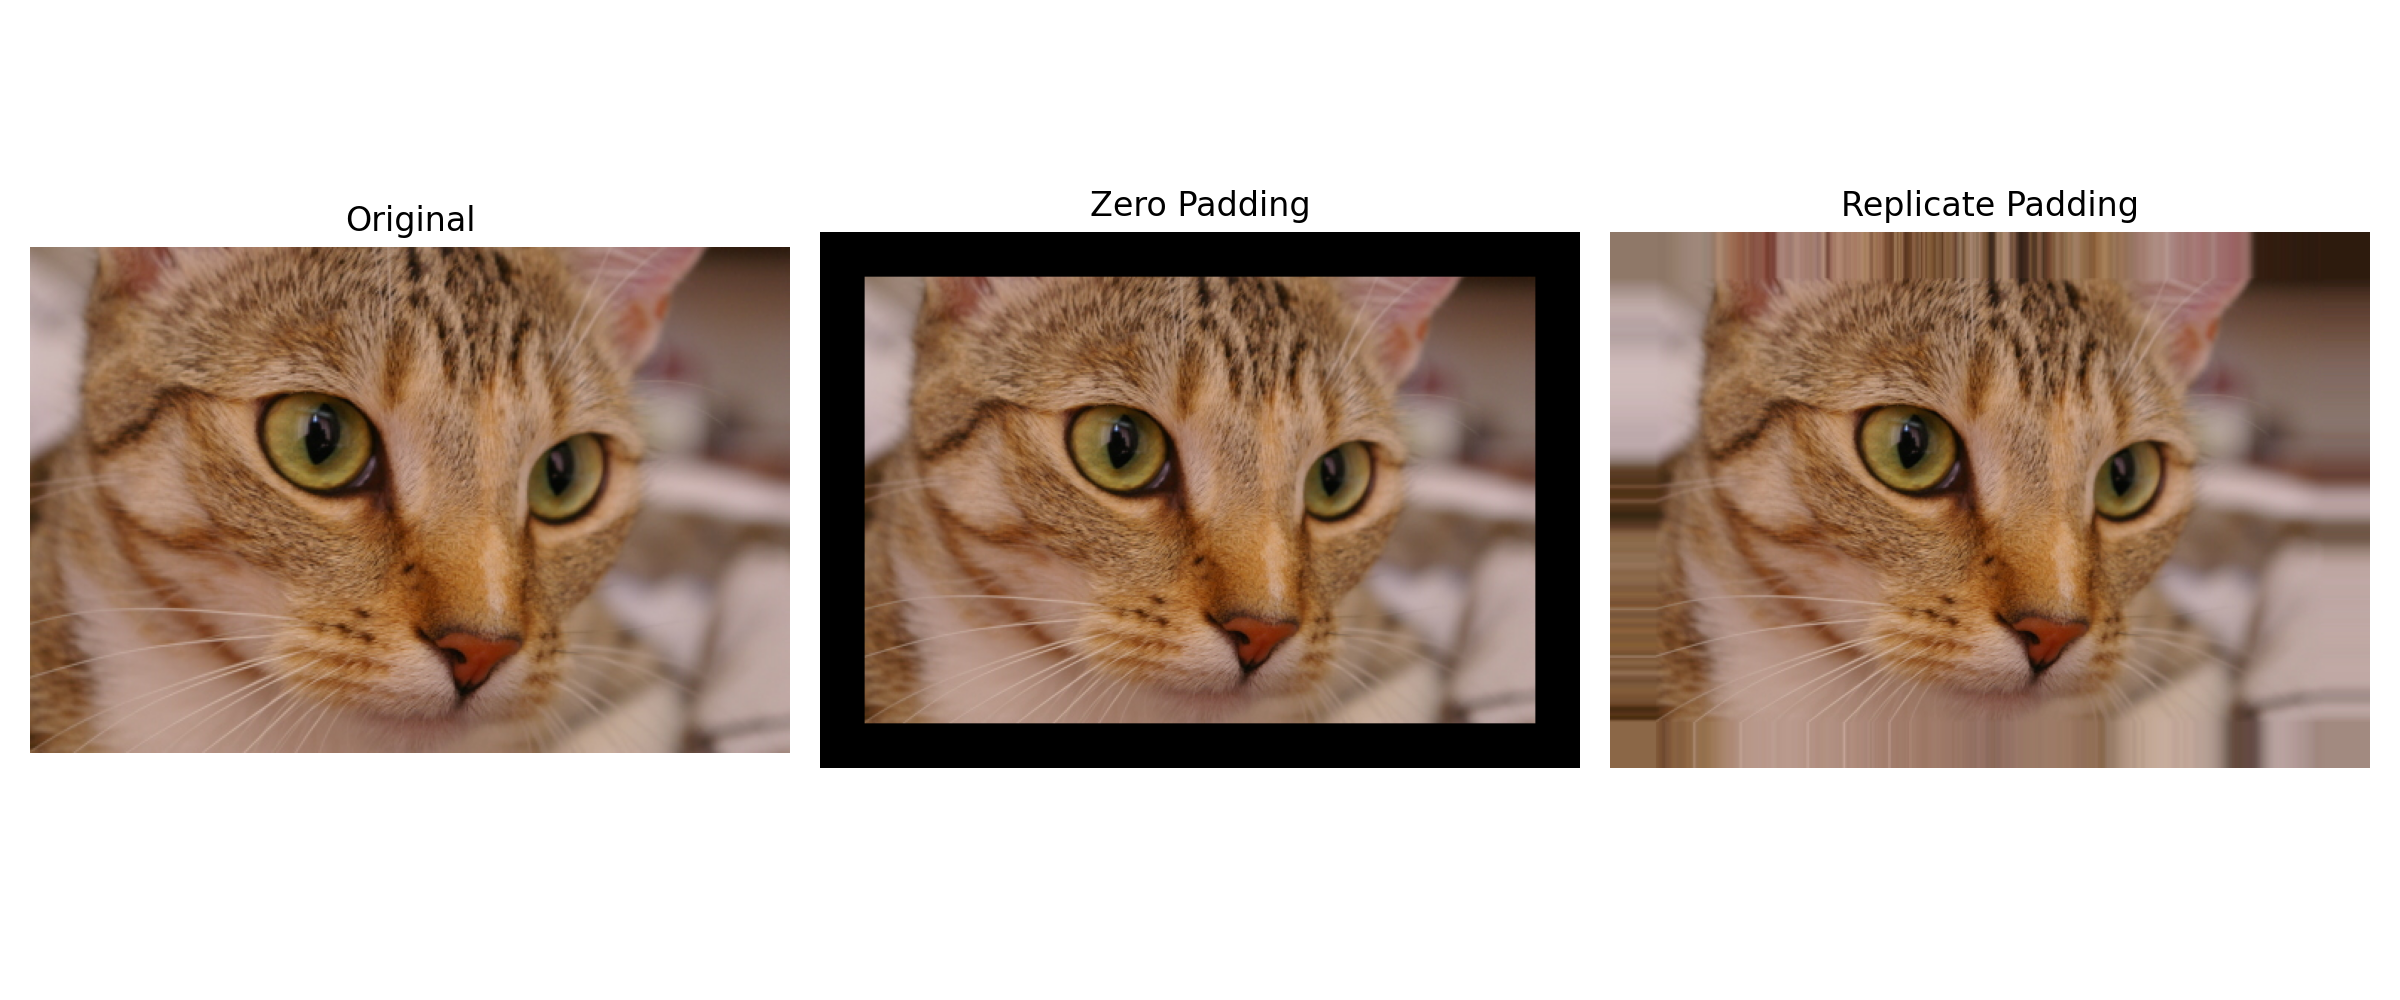

The Python source for this figure:
import numpy as np
import matplotlib.pyplot as plt
from skimage import data

def zero_padding(img, r):
    h, w = img.shape[:2]
    result = np.zeros(
        (h + 2 * r, w + 2 * r) + img.shape[2:],
        dtype = img.dtype
    )
    result[r : r + h, r : r + w] = img
    return result

def replicate_padding(img, r):
    h, w = img.shape[:2]
    result = np.zeros(
        (h + 2 * r, w + 2 * r) + img.shape[2:],
        dtype = img.dtype
    )
    for i in range(h + 2 * r):
        for j in range(w + 2 * r):
            x = min(max(i - r, 0), h - 1)
            y = min(max(j - r, 0), w - 1)
            result[i, j] = img[x, y]
    return result

img = data.cat().astype(np.uint8)

r = 30
images = [
    img,
    zero_padding(img, r),
    replicate_padding(img, r)
]

titles = [
    "Original",
    "Zero Padding",
    "Replicate Padding"
]

fig, axes = plt.subplots(1, 3, figsize = (12, 5))

for i in range(3):
    axes[i].imshow(images[i], vmin = 0, vmax = 255)
    axes[i].set_title(titles[i])
    axes[i].axis("off")

plt.tight_layout()
plt.savefig("4.png", dpi = 200)
plt.show()
